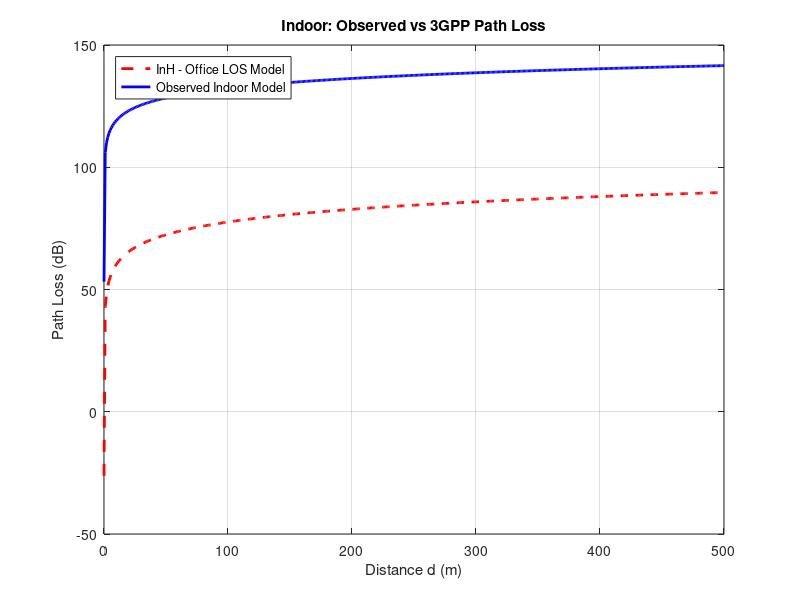
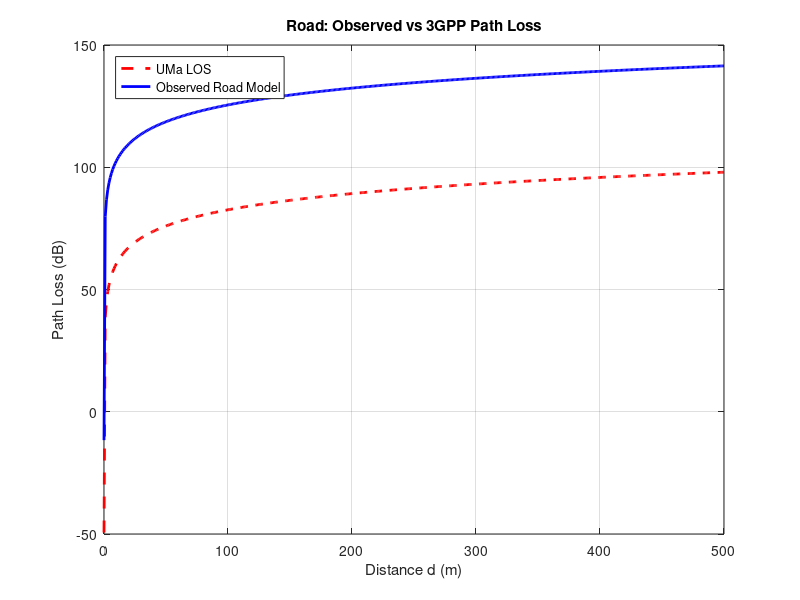

The MATLAB script that drew these images, in order:
clc
clear all
d = linspace(0.0001, 500,500);


PL_indoor = 105.97 + 13.19 * log10(d);

PL_3gppInhLos = 43 + 17.3 * log10(d); 

figure;
plot(d, PL_3gppInhLos, 'r--', 'LineWidth', 2); hold on;
plot(d, PL_indoor, 'b', 'LineWidth', 2);
legend('InH - Office LOS Model', 'Observed Indoor Model', 'Location', 'northwest');
xlabel('Distance d (m)');
ylabel('Path Loss (dB)');
title('Indoor: Observed vs 3GPP Path Loss');
grid on;

PL_road = 79.79 + 22.85 * log10(d);
PL_3gppUmaLOS = 38.6 + 22 * log10(d);  

figure;
plot(d, PL_3gppUmaLOS, 'r--', 'LineWidth', 2); hold on;
plot(d, PL_road, 'b', 'LineWidth', 2);
legend('UMa LOS', 'Observed Road Model', 'Location', 'northwest');
xlabel('Distance d (m)');
ylabel('Path Loss (dB)');
title('Road: Observed vs 3GPP Path Loss');
grid on;
